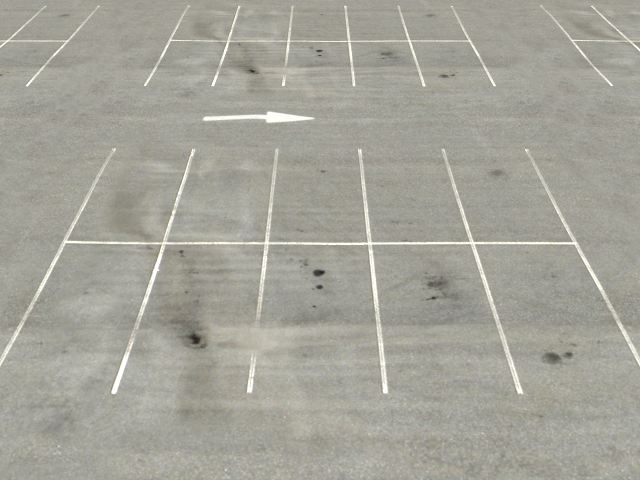
#> input picture parkingLot.png, 640 x 480 px, found by its file name
$ python detectLines.py
#> lines starting #> are read from the running program, lines starting #| are printed output that depends on the picture; after the words box and inside, x2 and y2 are one past the last pixel; in counts of white or black regions, pixels touching at a corner belong together
import cv2 as cv
import numpy as np

img = cv.imread("/Users/arhan.sheth/Documents/Codes/DX/Basics/parkingLot.png")
#> img is the input picture: shape (480, 640, 3); mean B, G, R 153.2, 163.3, 164.3
gray = cv.cvtColor(img, cv.COLOR_BGR2GRAY)
edges = cv.Canny(gray, 50, 150, apertureSize = 3)
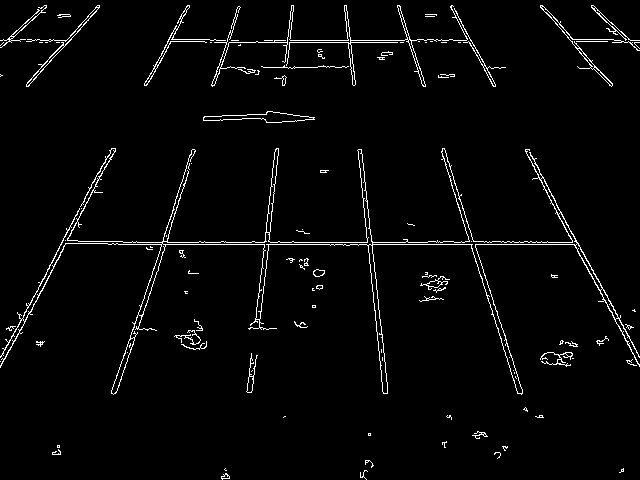
#> edges: shape (480, 640); 2.8% white in thin lines or dots
lines = cv.HoughLinesP(edges, 1, np.pi / 180, 100, minLineLength = 35, maxLineGap = 20)
#> lines = 30 rows, first 6: [108, 244, 578, 244], [123, 242, 577, 242], [361, 149, 387, 393], [264, 40, 471, 40], [205, 42, 472, 42], [443, 148, 522, 392]

for line in lines:
    x1, y1, x2, y2 = line[0]
    cv.line(img, (x1, y1), (x2, y2), (0, 255, 0), 2)
#> this loop made 30 passes
#> (x1, y1, x2, y2) on passes 1 to 12: (108, 244, 578, 244), (123, 242, 577, 242), (361, 149, 387, 393), (264, 40, 471, 40), (205, 42, 472, 42), (443, 148, 522, 392), (259, 327, 278, 148), (358, 149, 383, 393), (1, 356, 112, 148), (247, 390, 251, 353), (529, 149, 581, 251), (146, 85, 186, 6)
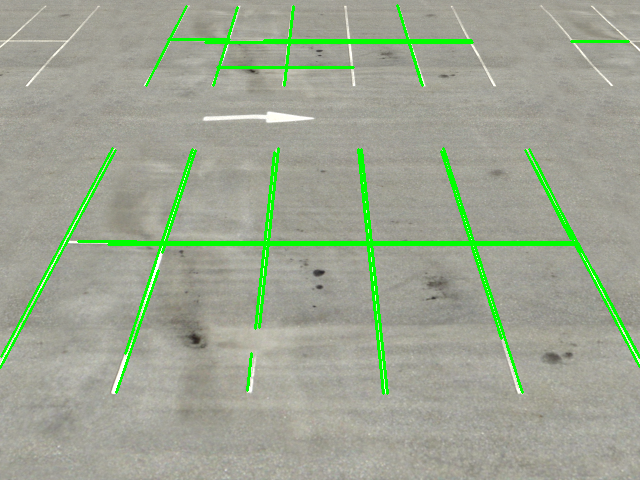
#> img: shape (480, 640, 3); 4.19% of pixels changed, all inside (x1, y1, x2, y2) = (0, 4, 640, 395)

cv.imshow('Output', cv.cvtColor(img, cv.COLOR_BGR2RGB))
cv.waitKey(0)
cv.destroyAllWindows()
